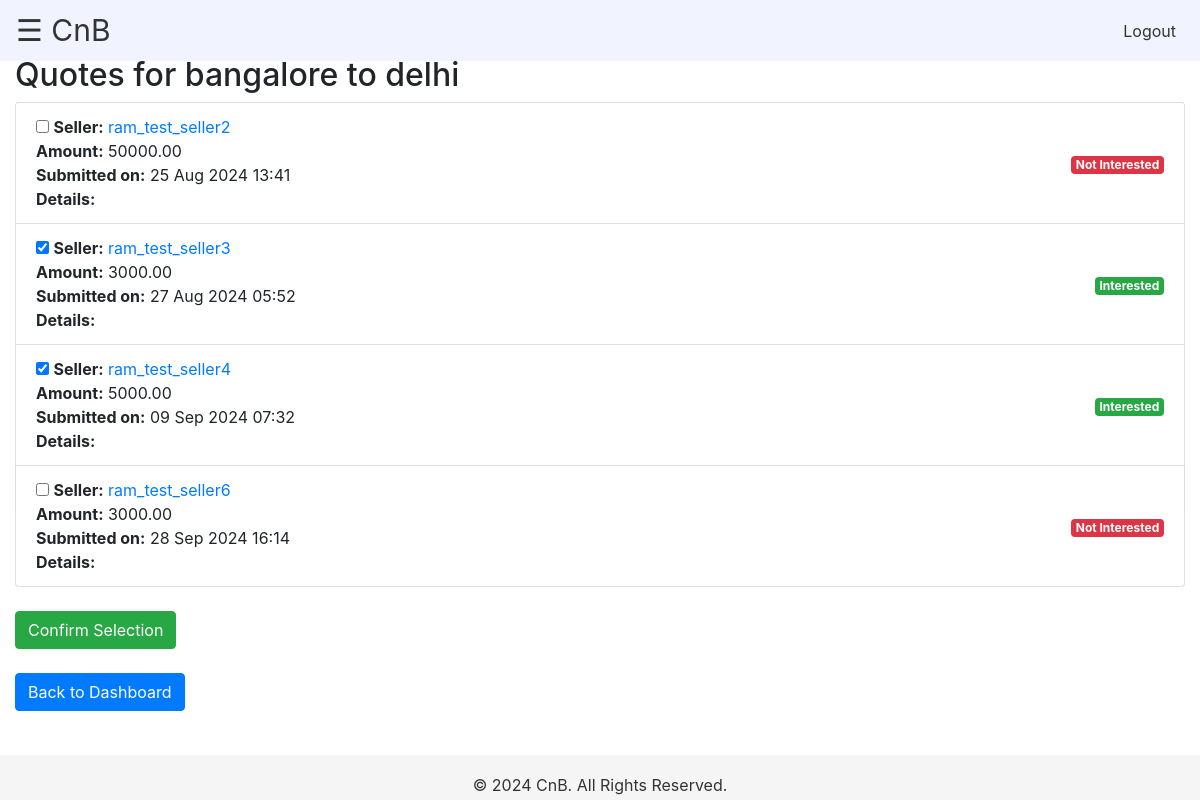
/view_quotes/1/ (signed in), run on an earlier commit of the app's database.
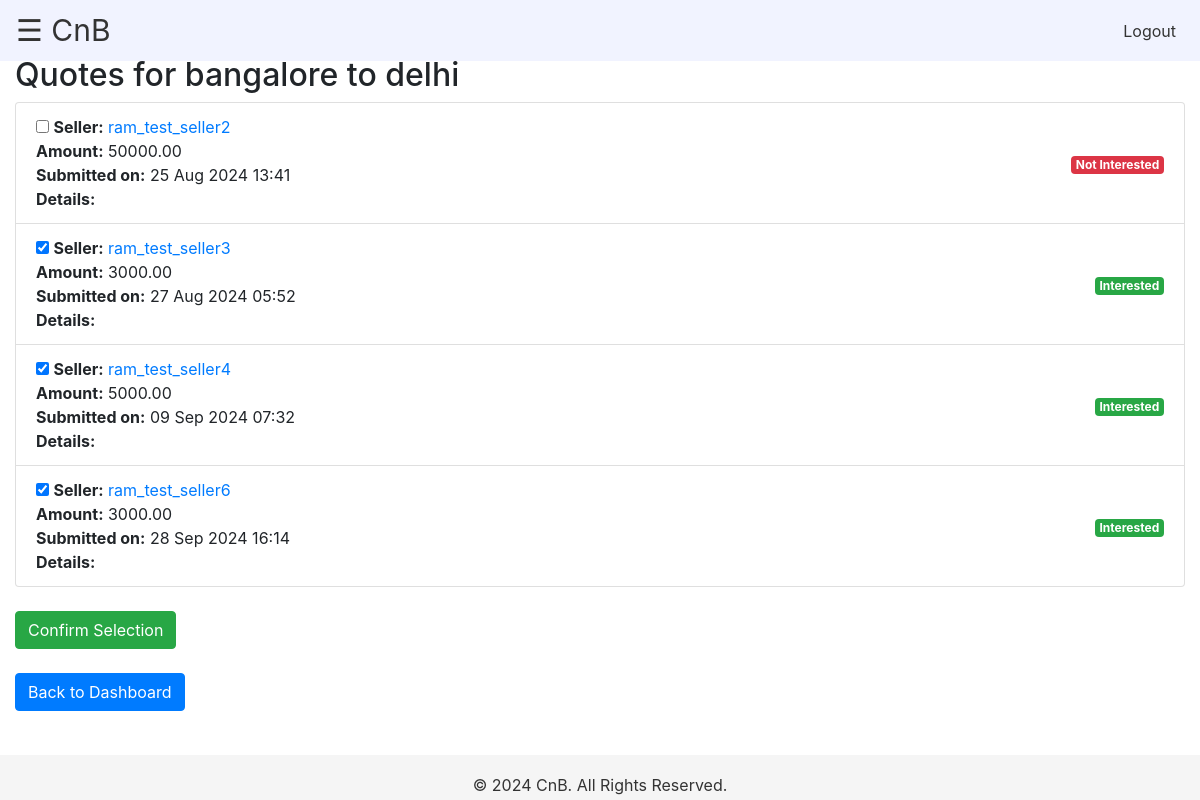
And on a later commit of the database.
### myapp/models.py (models this page shows, shortened)
class Bid(models.Model):
    product = models.ForeignKey(Product, on_delete=models.CASCADE)
    seller = models.ForeignKey(Seller, on_delete=models.CASCADE)
    bid_amount = models.DecimalField(max_digits=10, decimal_places=2)
    attachment = models.FileField(upload_to='attachments/', blank=True, null=True)
    bid_date = models.DateTimeField(auto_now_add=True)
    selected = models.BooleanField(default=False)

class Seller(models.Model):
    user = models.OneToOneField(User, on_delete=models.CASCADE)
    profile = models.OneToOneField(Profile, on_delete=models.CASCADE)
    registered_name = models.TextField(blank=False, null=True)
    gst_number = models.CharField(max_length=15, blank=False, null=True)
    registered_address = models.TextField(blank=False, null=True)
    poc_name = models.CharField(max_length=255, blank=False, null=True)
    services_type = models.TextField(blank=True, null=True)  # Store the services as a comma-separated string
    company_media = models.FileField(upload_to='company_media/', blank=True, null=True)
    top_clients = models.FileField(upload_to='top_clients/', blank=True, null=True)
    awards = models.FileField(upload_to='awards/', blank=True, null=True)
    company_size = models.CharField(
        max_length=50,
        choices=[
            ('<10', '<10 employees'),
            ('10-20', '10-20 employees'),
            ('20-50', '20-50 employees'),
            ('50-100', '50-100 employees'),
            ('100-500', '100-500 employees'),
            ('>500', '>500 employees')
        ],
        blank=False,
        null=True
    )
    truck_ownership = models.CharField(
        max_length=50,
        choices=[
            ('Own', 'Own trucks'),
            ('Aggregator', 'Aggregator (we do not own trucks)')
        ],
        blank=False,
        null=True
    )
    call_support = models.BooleanField(default=False)  # Yes/No for 24/7 call support
    running_business_since = models.PositiveIntegerField(null=True, blank=False)  # Year

### myapp/views.py (the view)
# urls.py: path('view_quotes/<int:product_id>/', views.view_quotes, name='view_quotes'),
def view_quotes(request, product_id):
    product = get_object_or_404(Product, id=product_id, buyer=request.user)
    bids = Bid.objects.filter(product=product)
    if request.method == "POST":
        selected_bids_ids = request.POST.getlist('selected_bids')
        for bid in bids:
            bid.selected = str(bid.id) in selected_bids_ids
            bid.save()
    context = {
        'product': product,
        'bids': bids,
    }
    return render(request, 'myapp/view_quotes.html', context)

### myapp/templates/myapp/view_quotes.html (shortened to what this page needs)
{% extends 'myapp/base.html' %}
{% block content %}
<h2>Quotes for {{ product.from_city }} to {{ product.to_city }}</h2>
{% if bids %}
    <form method="POST" action="{% url 'view_quotes' product.id %}">
        <ul class="list-group">
            {% for bid in bids %}
                <li class="list-group-item d-flex justify-content-between align-items-center">
                    <div>
                        <input type="checkbox" name="selected_bids" value="{{ bid.id }}"
                               {% if bid.selected %} checked {% endif %}
                               class="quote-checkbox" data-bid-id="{{ bid.id }}">
                        <strong>Seller:</strong>
                        <a href="#" class="seller-link" data-seller-id="{{ bid.seller.id }}">{{ bid.seller.user.username }}</a><br>
                        <strong>Amount:</strong> {{ bid.bid_amount }}<br>
                        <strong>Submitted on:</strong> {{ bid.bid_date|date:"d M Y H:i" }}<br>
                        <strong>Details:</strong> {{ bid.details }}
                    </div>
                    <div>
                        {% if bid.selected %}
                            <span class="badge badge-success">Interested</span>
                        {% else %}
                            <span class="badge badge-danger">Not Interested</span>
                        {% endif %}
                    </div>
                </li>
            {% endfor %}
        </ul>
        <button type="submit" class="btn btn-success mt-4">Confirm Selection</button>
    </form>
{% else %}
    <p>No quotes have been submitted for this request yet.</p>
{% endif %}
<a href="{% url 'buyer_dashboard' %}" class="btn btn-primary mt-4">Back to Dashboard</a>
{% endblock %}

What changed in the data, as far as the page shows it:
changed Bid "28 Sep 2024 16:14": selected "☐" → "☑"; selected "Not Interested" → "Interested"
